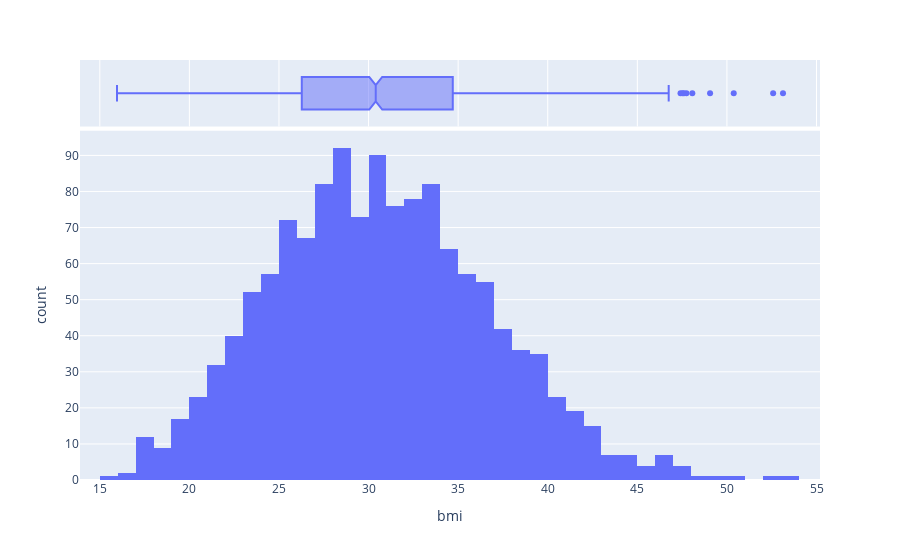

Notebook code for this chart:
### Code cell
fig =px.histogram(df_final, x='bmi', marginal='box')
fig.show()

### Figure 1 — Plotly figure (JSON) as saved in the notebook; plotly's stock layout.template omitted (floating-point values rounded to 4 significant figures; data arrays with more than 128 entries replaced by an {"elided": "..."} marker saying what was removed)
{"data": [{"alignmentgroup": "True", "bingroup": "x", "hovertemplate": "bmi=%{x}<br>count=%{y}<extra></extra>", "legendgroup": "", "marker": {"color": "#636efa", "pattern": {"shape": ""}}, "name": "", "offsetgroup": "", "orientation": "v", "showlegend": false, "type": "histogram", "x": {"elided": "1338 float values"}, "xaxis": "x", "yaxis": "y"}, {"alignmentgroup": "True", "hovertemplate": "bmi=%{x}<extra></extra>", "legendgroup": "", "marker": {"color": "#636efa"}, "name": "", "notched": true, "offsetgroup": "", "showlegend": false, "type": "box", "x": {"elided": "1338 float values"}, "xaxis": "x2", "yaxis": "y2"}], "layout": {"barmode": "relative", "legend": {"tracegroupgap": 0}, "margin": {"t": 60}, "xaxis": {"anchor": "y", "domain": [0, 1], "title": {"text": "bmi"}}, "xaxis2": {"anchor": "y2", "domain": [0, 1], "matches": "x", "showgrid": true, "showticklabels": false}, "yaxis": {"anchor": "x", "domain": [0, 0.8316], "title": {"text": "count"}}, "yaxis2": {"anchor": "x2", "domain": [0.8416, 1], "matches": "y2", "showgrid": false, "showline": false, "showticklabels": false, "ticks": ""}}}
